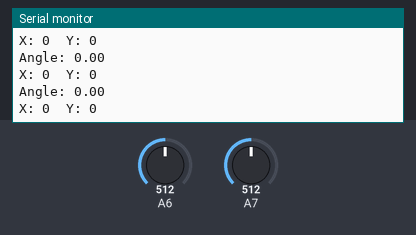
A sketch run on a simulated Arduino Uno, built with avr-gcc and run on an emulated ATmega328P. Shown: the last lines printed to the serial monitor. Inputs (shaded band) come from the test bench; at power-on: A6 = 512, A7 = 512.

Above: at 1.2 s.
1.3 s: A6 set to 716
At 1.34 s:
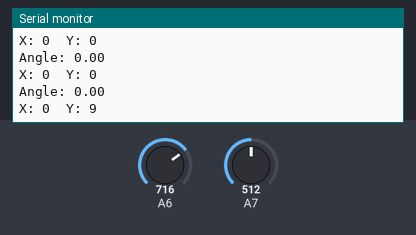
2.8 s: A7 set to 716
At 2.82 s:
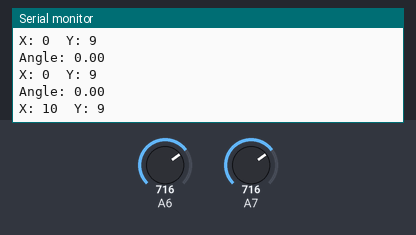
4.3 s: A6 set to 900
At 4.31 s:
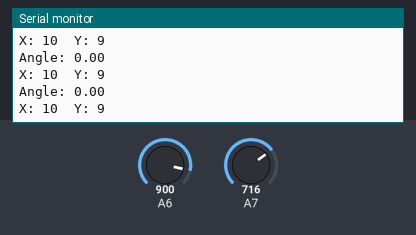
5.8 s: A7 set to 900
At 5.81 s:
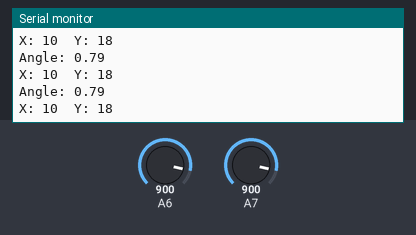
Timing chart, 0 to 8.3 s (numbered marks = the images above; inputs shaded):
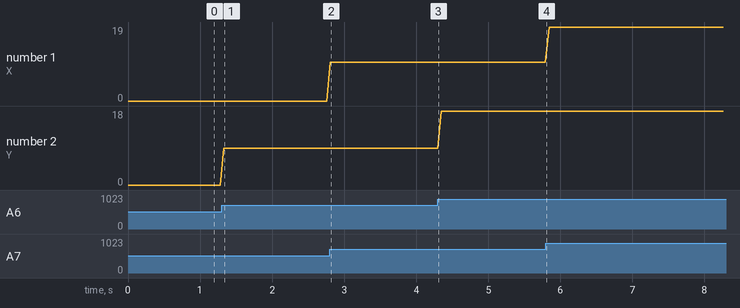

Measured:
- after the input at 1.3 s, the serial monitor: prints a new line at once (image 1)
- after the input at 2.8 s, the serial monitor: prints a new line at once (image 2)
- plotted number 1: 0 → 10 after the input at 2.8 s, 10 → 19 after the input at 5.8 s
- plotted number 2: 0 → 9 after the input at 1.3 s, 9 → 18 after the input at 4.3 s

The sketch:

joystick_test.ino
```cpp
#include <math.h>
void setup() {
  Serial.begin(115200);

}


void loop() {
  joystickNormal();
  delay(50);
}

int valx;
int valy;
int stagex;
int stagey;
int normalx;
int normaly;
int kvadrant;
float angle;
bool click;
int stagenumber=50;
byte button = 0x00;
bool update = 0;

void joystickNormal()
{
  valx=analogRead(7);
  valy=analogRead(6);
  valx+=10;

  stagex=((float)valx/1023)*stagenumber; //stagenumber ker bomo mel stagenumber stagov
  stagey=((float)valy/1023)*stagenumber;
  stagex-=(stagenumber/2);
  stagey-=(stagenumber/2);

  if(stagex == 0 || stagey == 0)
  {
    normalx = stagex;
    normaly = stagey;
    kvadrant = 0;
  }
  else
  {
    int hip;
    if(stagex >= stagey)
      hip = stagex;
    else
      hip = stagey;

     if(stagex > 0)
       if(stagey > 0)
         kvadrant = 4;
       else
         kvadrant = 1;
     else
        if(stagey > 0)
         kvadrant = 3;
       else
         kvadrant = 2;

     angle = atan (abs(stagey)/abs(stagex));// * 57,3;
     normalx = abs (round (cos (angle) * hip));
     normaly = abs (round (sin (angle) * hip));

    if(kvadrant == 2)
      normaly = normaly *-1;
    else
    {
      if(kvadrant == 1)
      {
        normalx = normalx * (-1);
      }
      normalx = normalx * -1;
      normaly = normaly * -1;
    }


  }

  Serial.print("Angle: ");
  Serial.println(angle);
  /*
  Serial.print("X: ");
  Serial.print(normalx);
  Serial.print("  Y: ");
  Serial.println(normaly);
  //*/

  //*
  Serial.print("X: ");
  Serial.print(stagex);
  Serial.print("  Y: ");
  Serial.println(stagey);
  //*/
}
```
